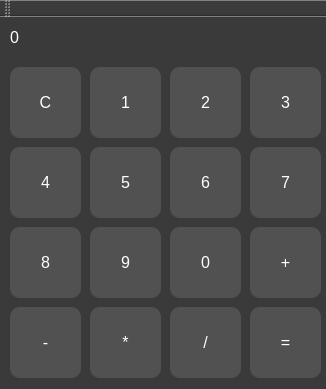
<?xml version="1.0" encoding="UTF-8"?>
<ui version="4.0">
 <class>MainWindow</class>
 <widget class="QMainWindow" name="MainWindow">
  <property name="geometry">
   <rect>
    <x>0</x>
    <y>0</y>
    <width>326</width>
    <height>389</height>
   </rect>
  </property>
  <property name="sizePolicy">
   <sizepolicy hsizetype="Fixed" vsizetype="Fixed">
    <horstretch>0</horstretch>
    <verstretch>0</verstretch>
   </sizepolicy>
  </property>
  <property name="minimumSize">
   <size>
    <width>0</width>
    <height>0</height>
   </size>
  </property>
  <property name="maximumSize">
   <size>
    <width>326</width>
    <height>439</height>
   </size>
  </property>
  <property name="windowTitle">
   <string>MainWindow</string>
  </property>
  <property name="styleSheet">
   <string notr="true">background-color: rgb(58, 58, 58);</string>
  </property>
  <widget class="QWidget" name="centralWidget">
   <widget class="QPushButton" name="button1">
    <property name="geometry">
     <rect>
      <x>90</x>
      <y>50</y>
      <width>71</width>
      <height>71</height>
     </rect>
    </property>
    <property name="font">
     <font>
      <pointsize>12</pointsize>
     </font>
    </property>
    <property name="cursor">
     <cursorShape>PointingHandCursor</cursorShape>
    </property>
    <property name="styleSheet">
     <string>background-color: rgb(81, 81, 81);
color: rgb(255, 255, 255);
border-radius: 10px;</string>
    </property>
    <property name="text">
     <string>1</string>
    </property>
   </widget>
   <widget class="QPushButton" name="button2">
    <property name="geometry">
     <rect>
      <x>170</x>
      <y>50</y>
      <width>71</width>
      <height>71</height>
     </rect>
    </property>
    <property name="font">
     <font>
      <pointsize>12</pointsize>
     </font>
    </property>
    <property name="cursor">
     <cursorShape>PointingHandCursor</cursorShape>
    </property>
    <property name="styleSheet">
     <string>background-color: rgb(81, 81, 81);
color: rgb(255, 255, 255);
border-radius: 10px;</string>
    </property>
    <property name="text">
     <string>2</string>
    </property>
   </widget>
   <widget class="QPushButton" name="button3">
    <property name="geometry">
     <rect>
      <x>250</x>
      <y>50</y>
      <width>71</width>
      <height>71</height>
     </rect>
    </property>
    <property name="font">
     <font>
      <pointsize>12</pointsize>
     </font>
    </property>
    <property name="cursor">
     <cursorShape>PointingHandCursor</cursorShape>
    </property>
    <property name="styleSheet">
     <string>background-color: rgb(81, 81, 81);
color: rgb(255, 255, 255);
border-radius: 10px;</string>
    </property>
    <property name="text">
     <string>3</string>
    </property>
   </widget>
   <widget class="QPushButton" name="button4">
    <property name="geometry">
     <rect>
      <x>10</x>
      <y>130</y>
      <width>71</width>
      <height>71</height>
     </rect>
    </property>
    <property name="font">
     <font>
      <pointsize>12</pointsize>
     </font>
    </property>
    <property name="cursor">
     <cursorShape>PointingHandCursor</cursorShape>
    </property>
    <property name="styleSheet">
     <string>background-color: rgb(81, 81, 81);
color: rgb(255, 255, 255);
border-radius: 10px;</string>
    </property>
    <property name="text">
     <string>4</string>
    </property>
   </widget>
   <widget class="QPushButton" name="button5">
    <property name="geometry">
     <rect>
      <x>90</x>
      <y>130</y>
      <width>71</width>
      <height>71</height>
     </rect>
    </property>
    <property name="font">
     <font>
      <pointsize>12</pointsize>
     </font>
    </property>
    <property name="cursor">
     <cursorShape>PointingHandCursor</cursorShape>
    </property>
    <property name="styleSheet">
     <string>background-color: rgb(81, 81, 81);
color: rgb(255, 255, 255);
border-radius: 10px;</string>
    </property>
    <property name="text">
     <string>5</string>
    </property>
   </widget>
   <widget class="QPushButton" name="button6">
    <property name="geometry">
     <rect>
      <x>170</x>
      <y>130</y>
      <width>71</width>
      <height>71</height>
     </rect>
    </property>
    <property name="font">
     <font>
      <pointsize>12</pointsize>
     </font>
    </property>
    <property name="cursor">
     <cursorShape>PointingHandCursor</cursorShape>
    </property>
    <property name="styleSheet">
     <string>background-color: rgb(81, 81, 81);
color: rgb(255, 255, 255);
border-radius: 10px;</string>
    </property>
    <property name="text">
     <string>6</string>
    </property>
   </widget>
   <widget class="QPushButton" name="button7">
    <property name="geometry">
     <rect>
      <x>250</x>
      <y>130</y>
      <width>71</width>
      <height>71</height>
     </rect>
    </property>
    <property name="font">
     <font>
      <pointsize>12</pointsize>
     </font>
    </property>
    <property name="cursor">
     <cursorShape>PointingHandCursor</cursorShape>
    </property>
    <property name="styleSheet">
     <string>background-color: rgb(81, 81, 81);
color: rgb(255, 255, 255);
border-radius: 10px;</string>
    </property>
    <property name="text">
     <string>7</string>
    </property>
   </widget>
   <widget class="QPushButton" name="button8">
    <property name="geometry">
     <rect>
      <x>10</x>
      <y>210</y>
      <width>71</width>
      <height>71</height>
     </rect>
    </property>
    <property name="font">
     <font>
      <pointsize>12</pointsize>
     </font>
    </property>
    <property name="cursor">
     <cursorShape>PointingHandCursor</cursorShape>
    </property>
    <property name="styleSheet">
     <string>background-color: rgb(81, 81, 81);
color: rgb(255, 255, 255);
border-radius: 10px;</string>
    </property>
    <property name="text">
     <string>8</string>
    </property>
   </widget>
   <widget class="QPushButton" name="button9">
    <property name="geometry">
     <rect>
      <x>90</x>
      <y>210</y>
      <width>71</width>
      <height>71</height>
     </rect>
    </property>
    <property name="font">
     <font>
      <pointsize>12</pointsize>
     </font>
    </property>
    <property name="cursor">
     <cursorShape>PointingHandCursor</cursorShape>
    </property>
    <property name="styleSheet">
     <string>background-color: rgb(81, 81, 81);
color: rgb(255, 255, 255);
border-radius: 10px;</string>
    </property>
    <property name="text">
     <string>9</string>
    </property>
   </widget>
   <widget class="QPushButton" name="button0">
    <property name="geometry">
     <rect>
      <x>170</x>
      <y>210</y>
      <width>71</width>
      <height>71</height>
     </rect>
    </property>
    <property name="font">
     <font>
      <pointsize>12</pointsize>
     </font>
    </property>
    <property name="cursor">
     <cursorShape>PointingHandCursor</cursorShape>
    </property>
    <property name="styleSheet">
     <string>background-color: rgb(81, 81, 81);
color: rgb(255, 255, 255);
border-radius: 10px;</string>
    </property>
    <property name="text">
     <string>0</string>
    </property>
   </widget>
   <widget class="QPushButton" name="minus">
    <property name="geometry">
     <rect>
      <x>10</x>
      <y>290</y>
      <width>71</width>
      <height>71</height>
     </rect>
    </property>
    <property name="font">
     <font>
      <pointsize>12</pointsize>
     </font>
    </property>
    <property name="cursor">
     <cursorShape>PointingHandCursor</cursorShape>
    </property>
    <property name="styleSheet">
     <string>background-color: rgb(81, 81, 81);
color: rgb(255, 255, 255);
border-radius: 10px;</string>
    </property>
    <property name="text">
     <string>-</string>
    </property>
   </widget>
   <widget class="QPushButton" name="plus">
    <property name="geometry">
     <rect>
      <x>250</x>
      <y>210</y>
      <width>71</width>
      <height>71</height>
     </rect>
    </property>
    <property name="font">
     <font>
      <pointsize>12</pointsize>
     </font>
    </property>
    <property name="cursor">
     <cursorShape>PointingHandCursor</cursorShape>
    </property>
    <property name="styleSheet">
     <string>background-color: rgb(81, 81, 81);
color: rgb(255, 255, 255);
border-radius: 10px;</string>
    </property>
    <property name="text">
     <string>+</string>
    </property>
   </widget>
   <widget class="QPushButton" name="divine">
    <property name="geometry">
     <rect>
      <x>170</x>
      <y>290</y>
      <width>71</width>
      <height>71</height>
     </rect>
    </property>
    <property name="font">
     <font>
      <pointsize>12</pointsize>
     </font>
    </property>
    <property name="cursor">
     <cursorShape>PointingHandCursor</cursorShape>
    </property>
    <property name="styleSheet">
     <string>background-color: rgb(81, 81, 81);
color: rgb(255, 255, 255);
border-radius: 10px;</string>
    </property>
    <property name="text">
     <string>/</string>
    </property>
   </widget>
   <widget class="QPushButton" name="result">
    <property name="geometry">
     <rect>
      <x>250</x>
      <y>290</y>
      <width>71</width>
      <height>71</height>
     </rect>
    </property>
    <property name="font">
     <font>
      <pointsize>12</pointsize>
     </font>
    </property>
    <property name="cursor">
     <cursorShape>PointingHandCursor</cursorShape>
    </property>
    <property name="styleSheet">
     <string>background-color: rgb(81, 81, 81);
color: rgb(255, 255, 255);
border-radius: 10px;</string>
    </property>
    <property name="text">
     <string>=</string>
    </property>
   </widget>
   <widget class="QPushButton" name="multi">
    <property name="geometry">
     <rect>
      <x>90</x>
      <y>290</y>
      <width>71</width>
      <height>71</height>
     </rect>
    </property>
    <property name="font">
     <font>
      <pointsize>12</pointsize>
     </font>
    </property>
    <property name="cursor">
     <cursorShape>PointingHandCursor</cursorShape>
    </property>
    <property name="styleSheet">
     <string>background-color: rgb(81, 81, 81);
color: rgb(255, 255, 255);
border-radius: 10px;</string>
    </property>
    <property name="text">
     <string>*</string>
    </property>
   </widget>
   <widget class="QLabel" name="label">
    <property name="geometry">
     <rect>
      <x>10</x>
      <y>10</y>
      <width>311</width>
      <height>21</height>
     </rect>
    </property>
    <property name="font">
     <font>
      <pointsize>12</pointsize>
     </font>
    </property>
    <property name="styleSheet">
     <string notr="true">color: rgb(255, 255, 255);</string>
    </property>
    <property name="text">
     <string>0</string>
    </property>
   </widget>
   <widget class="QPushButton" name="buttonC">
    <property name="geometry">
     <rect>
      <x>10</x>
      <y>50</y>
      <width>71</width>
      <height>71</height>
     </rect>
    </property>
    <property name="font">
     <font>
      <pointsize>12</pointsize>
     </font>
    </property>
    <property name="cursor">
     <cursorShape>PointingHandCursor</cursorShape>
    </property>
    <property name="styleSheet">
     <string notr="true">background-color: rgb(81, 81, 81);
color: rgb(255, 255, 255);
border-radius: 10px;</string>
    </property>
    <property name="text">
     <string>C</string>
    </property>
   </widget>
  </widget>
  <widget class="QToolBar" name="mainToolBar">
   <attribute name="toolBarArea">
    <enum>TopToolBarArea</enum>
   </attribute>
   <attribute name="toolBarBreak">
    <bool>false</bool>
   </attribute>
  </widget>
 </widget>
 <layoutdefault spacing="6" margin="11"/>
 <resources/>
 <connections/>
</ui>
